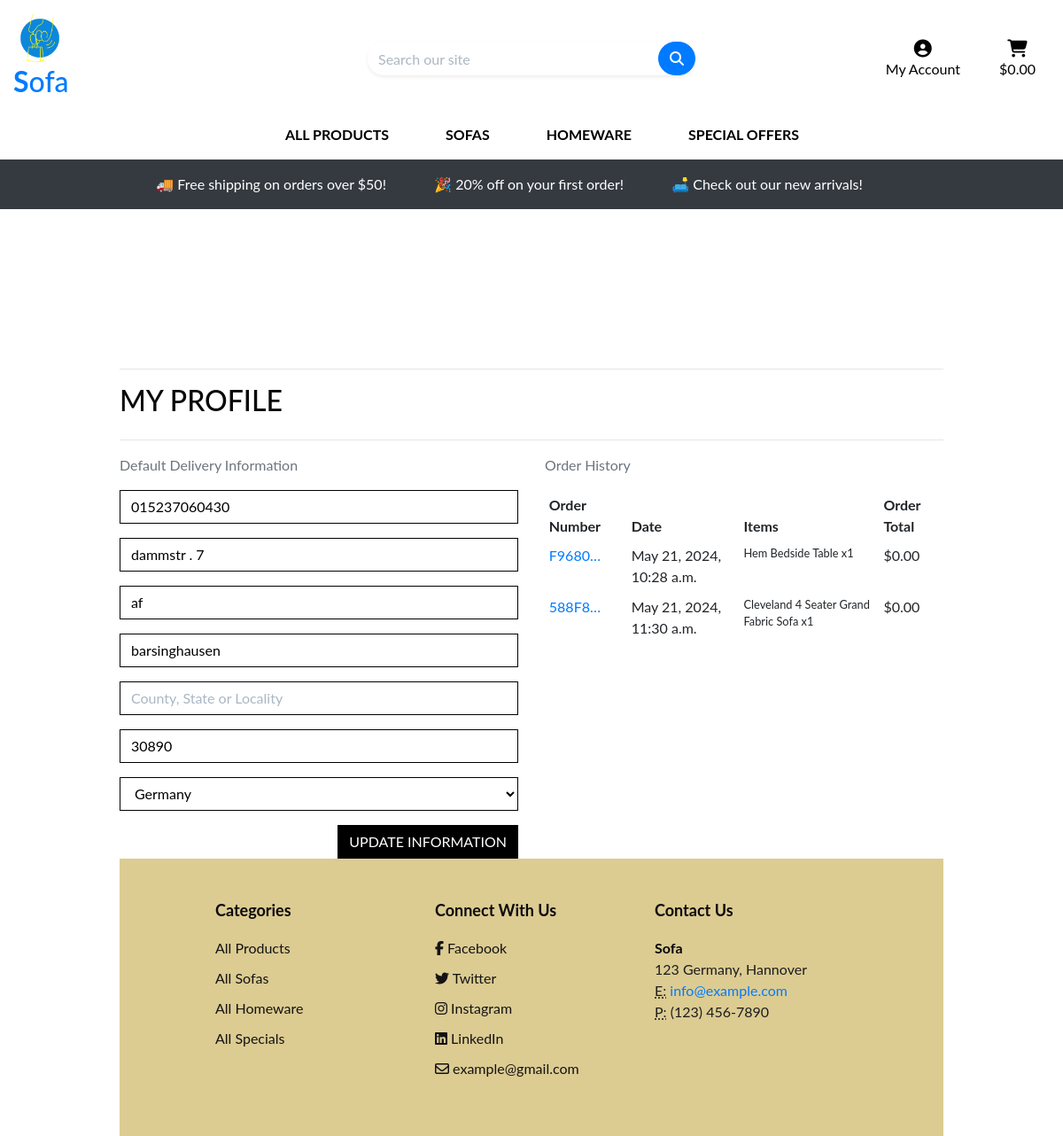
/profile/ (signed in), run on an earlier commit of the app's database.
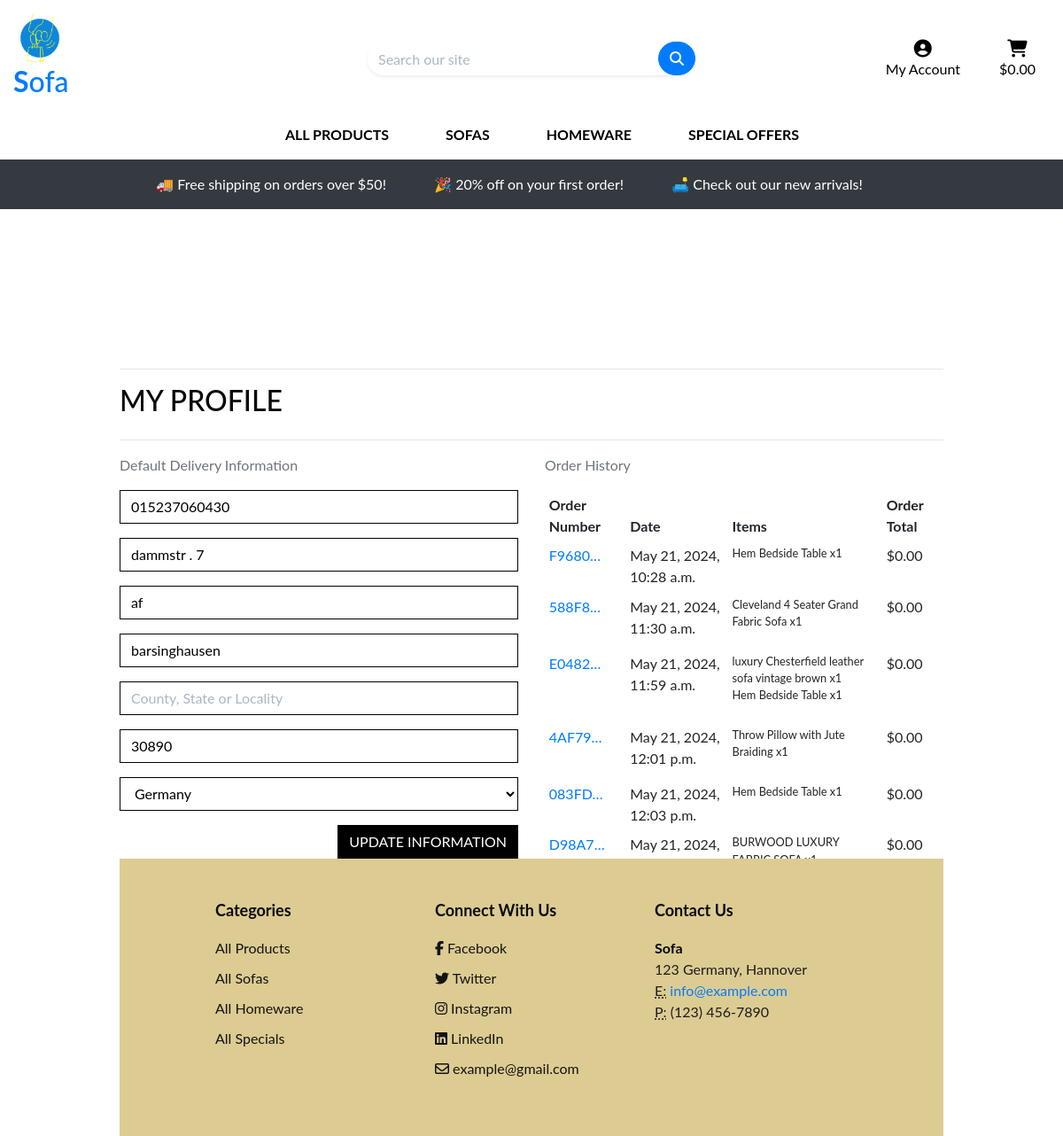
And on a later commit of the database.
### profiles/models.py (models this page shows, shortened)
class UserProfile(models.Model):
    user = models.OneToOneField(User, on_delete=models.CASCADE)
    default_phone_number = models.CharField(max_length=20, null=True, blank=True)
    default_street_address1 = models.CharField(max_length=80, null=True, blank=True)
    default_street_address2 = models.CharField(max_length=80, null=True, blank=True)
    default_town_or_city = models.CharField(max_length=40, null=True, blank=True)
    default_county = models.CharField(max_length=80, null=True, blank=True)
    default_postcode = models.CharField(max_length=20, null=True, blank=True)
    default_country = CountryField(blank_label='Country', null=True, blank=True)

### checkout/models.py (models this page shows, shortened)
class Order(models.Model):
    order_number = models.CharField(max_length=32, null=False, editable=False)
    user_profile = models.ForeignKey(UserProfile, on_delete=models.SET_NULL,
                                     null=True, blank=True, related_name='orders')
    full_name = models.CharField(max_length=50, null=False, blank=False)
    email = models.EmailField(max_length=254, null=False, blank=False)
    phone_number = models.CharField(max_length=20, null=False, blank=False)
    country = CountryField(blank_label='Country *', null=False, blank=False)
    postcode = models.CharField(max_length=20, null=True, blank=True)
    town_or_city = models.CharField(max_length=40, null=False, blank=False)
    street_address1 = models.CharField(max_length=80, null=False, blank=False)
    street_address2 = models.CharField(max_length=80, null=True, blank=True)
    county = models.CharField(max_length=80, null=True, blank=True)
    date = models.DateTimeField(auto_now_add=True)
    delivery_cost = models.DecimalField(max_digits=6, decimal_places=2, null=False, default=0)
    order_total = models.DecimalField(max_digits=10, decimal_places=2, null=False, default=0)
    grand_total = models.DecimalField(max_digits=10, decimal_places=2, null=False, default=0)
    original_bag = models.TextField(null=False, blank=False, default='')
    stripe_pid = models.CharField(max_length=254, null=False, blank=False, default='')

class OrderLineItem(models.Model):
    order = models.ForeignKey(Order, null=False, blank=False, on_delete=models.CASCADE, related_name='lineitems')
    product = models.ForeignKey(Product, null=False, blank=False, on_delete=models.CASCADE)
    quantity = models.IntegerField(null=False, blank=False, default=0)
    lineitem_total = models.DecimalField(max_digits=6, decimal_places=2, null=False, blank=False, editable=False)

### products/models.py (models this page shows, shortened)
class Product(models.Model):
    category = models.ForeignKey('Category', null=True, blank=True, on_delete=models.SET_NULL)
    sku = models.CharField(max_length=254, null=True, blank=True)
    name = models.CharField(max_length=254)
    description = models.TextField()
    price = models.DecimalField(max_digits=6, decimal_places=2)
    rating = models.DecimalField(max_digits=6, decimal_places=2, null=True, blank=True)
    image_url = models.URLField(max_length=1024, null=True, blank=True)
    image = models.ImageField(null=True, blank=True)

### profiles/views.py (the view)
# urls.py: path('profile/', include('profiles.urls')),
def profile(request):
    profile = get_object_or_404(UserProfile, user=request.user)
    if request.method == 'POST':
        form = UserProfileForm(request.POST, instance=profile)
        if form.is_valid():
            form.save()
            messages.success(request, 'Profile updated successfully')
    form = UserProfileForm(instance=profile)
    orders = profile.orders.all()
    template = 'profiles/profile.html'
    context = {
        'form': form,
        'orders': orders,
        'on_profile_page': True
    }
    return render(request, template, context)

### profiles/templates/profiles/profile.html (shortened to what this page needs)
{% extends "base.html" %}
{% load static %}
{% block extra_css %}
    <link rel="stylesheet" href="{% static 'profiles/css/profile.css' %}">
{% endblock %}
{% block page_header %}
    <div class="container header-container">
    </div>
{% endblock %}
{% block content %}
    <div class="container">
        <div class="row">
            <div class="col">
                <hr>
                <h2 class="logo-font mb-4">My Profile</h2>
                <hr>
            </div>
        </div>
        <div class="row">
            <div class="col-12 col-lg-6">
                <p class="text-muted">Default Delivery Information</p>
                <form class="mt-3" action="{% url 'profile' %}" method="POST" id="profile-update-form">
                    {{ form|crispy }}
                    <button class="btn btn-black rounded-0 text-uppercase float-right">Update Information</button>
                </form>
            </div>
            <div class="col-12 col-lg-6">
                <p class="text-muted">Order History</p>
                <div class="order-history table-responsive">
                    <table class="table table-sm table-borderless">
                        <thead>
                            <tr>
                                <th>Order Number</th>
                                <th>Date</th>
                                <th>Items</th>
                                <th>Order Total</th>
                            </tr>
                        </thead>
                        <tbody>
                            {% for order in orders %}
                                <tr>
                                    <td>
                                        <a href="{% url 'order_history' order.order_number %}"
                                        title="{{ order.order_number }}">
                                            {{ order.order_number|truncatechars:6 }}
                                        </a>
                                    </td>
                                    <td>{{ order.date }}</td>
                                    <td>
                                        <ul class="list-unstyled">
                                            {% for item in order.lineitems.all %}
                                                <li class="small">
                                                    {{ item.product.name }} x{{ item.quantity }}
                                                </li>
                                            {% endfor %}
                                        </ul>
                                    </td>
                                    <td>${{ order.grand_total }}</td>
                                </tr>
                            {% endfor %}
                        </tbody>
                    </table>
                </div>
            </div>
        </div>
{% endblock %}

### templates/base.html (shortened to what this page needs)
{% load static %}
<!doctype html>
<html lang="en">
<head>
    {% block corecss %}
        <link rel="stylesheet" href="https://stackpath.bootstrapcdn.com/bootstrap/4.4.1/css/bootstrap.min.css">
        <link rel="stylesheet" href="{% static 'css/base.css' %}">
    {% endblock %}
    {% block extra_css %}
    {% endblock %}
</head>
<body>
    <header class="container-fluid fixed-top">
        <div id="topnav" class="row bg-white pt-lg-2 d-none d-lg-flex">
            <div class="col-12 col-lg-4 my-auto py-1 py-lg-0 text-center text-lg-left">
                <a href="{% url 'home' %}" class="navbar-brand main-logo-link">
                    <img src="{% static 'images/logo.png' %}" alt=" Logo" width="60" height="60">
                    <h2><strong>S</strong>ofa</h2>
                </a>
            </div>
            <div class="col-12 col-lg-4 my-auto py-1 py-lg-0">
                <form method="GET" action="{% url 'products' %}">
                    <div class="input-group w-100 rounded-pill shadow-sm">
                        <input class="form-control border-0 rounded-pill" type="text" name="q" placeholder="Search our site" aria-label="Search">
                        <div class="input-group-append">
                            <button class="btn btn-primary rounded-pill ml-2" type="submit">
                                <i class="fas fa-search"></i>
                            </button>
                        </div>
                    </div>
                </form>
            </div>
            <div class="col-12 col-lg-4 my-auto py-1 py-lg-0">
                <ul class="list-inline list-unstyled text-center text-lg-right my-0">
                    <li class="list-inline-item dropdown">
                        <a class="text-black nav-link" href="#" id="user-options" data-toggle="dropdown" aria-haspopup="true" aria-expanded="false">
                            <div class="text-center">
                                <div><i class="fas fa-user-circle fa-lg"></i></div>
                                <p class="my-0">My Account</p>
                            </div>
                        </a>
                    </li>
                    <li class="list-inline-item">
                        <a class="{% if grand_total %}text-info font-weight-bold{% else %}text-black{% endif %} nav-link" href="{% url 'view_bag' %}">
                            <div class="text-center">
                                <div><i class="fas fa-shopping-cart fa-lg"></i></div>
                                <p class="my-0">
                                    {% if grand_total %}
                                        ${{ grand_total|floatformat:2 }}
                                    {% else %}
                                        $0.00
                                    {% endif %}
                                </p>
                            </div>
                        </a>
                    </li>
                </ul>
            </div>
        </div>
        <div class="row bg-white">
            <nav class="navbar navbar-expand-lg navbar-light w-100">
                {% include 'includes/main-nav.html' %}
            </nav>
        </div>
        <div id="delivery-banner" class="row text-center py-3 bg-dark text-white">
            <div class="col">
                <div id="banner-messages" class="d-inline-block">
                    <span class="banner-message">🚚 Free shipping on orders over ${{ free_delivery_threshold }}!</span>
                    <span class="banner-message">🎉 20% off on your first order!</span>
                    <span class="banner-message">🛋️ Check out our new arrivals!</span>
                </div>
            </div>
        </div>
    </header>
{% block page_header %}
{% endblock %}
{% block content %}
{% endblock %}
<footer class="footer py-5">
    <div class="container">
        <div class="row">
            <div class="col-md-4">
                <h5>Categories</h5>
                <ul class="list-unstyled">
                    <li><a href="{% url 'products' %}">All Products</a></li>
                    <li><a href="{% url 'products' %}?category=leather_sofas,fabric_sofas,sleeper_sofas">All Sofas</a></li>
                    <li><a href="{% url 'products' %}?category=chairs,tables,accessories">All Homeware</a></li>
                    <li><a href="{% url 'products' %}?category=new_arrivals,deals,clearance">All Specials</a></li>
                </ul>
            </div>
            <div class="col-md-4">
                <h5>Connect With Us</h5>
                <ul class="list-unstyled">
                    <li><a href="//de-de.facebook.com/" class="text-decoration-none"><i class="fab fa-facebook-f"></i> Facebook</a></li>
                    <li><a href="https://twitter.com/?lang=tr" class="text-decoration-none"><i class="fab fa-twitter"></i> Twitter</a></li>
                    <li><a href="https://www.instagram.com/" class="text-decoration-none"><i class="fab fa-instagram"></i> Instagram</a></li>
                    <li><a href="https://www.linkedin.com/feed/" class="text-decoration-none"><i class="fab fa-linkedin"></i> LinkedIn</a></li>
                    <li><a href="mailto:example@gmail.com" class="text-decoration-none"><i class="far fa-envelope"></i> example@gmail.com</a></li>
                </ul>
            </div>
            <div class="col-md-4">
                <h5>Contact Us</h5>
                <address>
                    <strong>Sofa</strong><br>
                    123 Germany, Hannover<br>
                    <abbr title="Email">E:</abbr> <a href="mailto:info@example.com">info@example.com</a><br>
                    <abbr title="Phone">P:</abbr> (123) 456-7890
                </address>
            </div>
        </div>
    </div>
</footer>
</body>
</html>

### templates/includes/main-nav.html (shortened to what this page needs)
<div class="collapse navbar-collapse" id="main-nav">
    <ul class="navbar-nav w-auto mx-auto">
        <li class="nav-item dropdown">
            <a class="logo-font font-weight-bold nav-link text-black mr-5" href="#" id="all-products-link" data-toggle="dropdown" aria-haspopup="true" aria-expanded="false">
                All Products
            </a>
        </li>
        <li class="nav-item dropdown">
            <a class="logo-font font-weight-bold nav-link text-black mr-5" href="#" id="sofas-link" data-toggle="dropdown" aria-haspopup="true" aria-expanded="false">
                Sofas
            </a>
        </li>
        <li class="nav-item dropdown">
            <a class="logo-font font-weight-bold nav-link text-black mr-5" href="#" id="homeware-link" data-toggle="dropdown" aria-haspopup="true" aria-expanded="false">
                Homeware
            </a>
        </li>
        <li class="nav-item dropdown">
            <a class="logo-font font-weight-bold nav-link text-black" href="#" id="specials-link" data-toggle="dropdown" aria-haspopup="true" aria-expanded="false">
                Special Offers
            </a>
        </li>
    </ul>
</div>

What changed in the data, as far as the page shows it:
added Order: order_number "E0482…", date "May 21, 2024, 11:59 a.m.", grand_total "0.00"
added OrderLineItem: product.name "luxury Chesterfield leather sofa vintage brown", quantity "1", shown under "E0482…"
added OrderLineItem: product.name "Hem Bedside Table", quantity "1", shown under "E0482…"
added Order: order_number "4AF79…", date "May 21, 2024, 12:01 p.m.", grand_total "0.00"
added OrderLineItem: product.name "Throw Pillow with Jute Braiding", quantity "1", shown under "4AF79…"
added Order: order_number "083FD…", date "May 21, 2024, 12:03 p.m.", grand_total "0.00"
added OrderLineItem: product.name "Hem Bedside Table", quantity "1", shown under "083FD…"
added Order: order_number "D98A7…", date "May 21, 2024,…", grand_total "0.00"
added OrderLineItem: product.name "BURWOOD LUXURY…", shown under "D98A7…"
